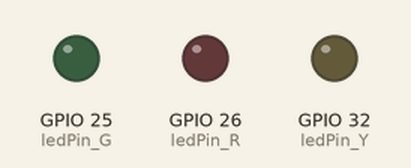
A sketch run on a simulated ESP32. On the bench: output pins drawn as LEDs (lit = HIGH).

Above: at 0.15 s.
At 9.4 s:
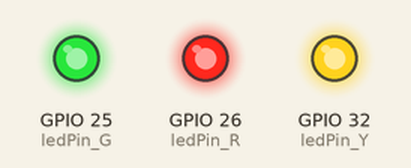
Timing chart, 0 to 10.4 s (numbered marks = the images above):
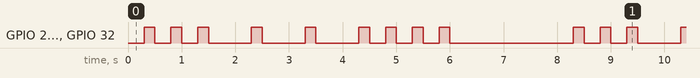

Measured:
- by itself, GPIO 25 (ledPin_G), GPIO 26 (ledPin_R), GPIO 32 (ledPin_Y): repeats every 8.0 s: 2 × (LOW 0.30 s, HIGH 0.20 s), 3 × (LOW 0.80 s, HIGH 0.20 s), 3 × (LOW 0.30 s, HIGH 0.20 s), LOW 2.3 s, HIGH 0.20 s
- by itself, everything shown: repeats every 8.0 s, in 18 steps

The sketch:

ex03.ino
```cpp
const int ledPin_R = 26;
const int ledPin_G = 25;
const int ledPin_Y = 32;
int led = LOW;
long previousMillis = 0;
const long a = 300;
const long b = 800;
const long c = 200;
const long d = 2000;
// SOS 序列：点=0，划=1，间隔=2，长停顿=3
int sosxu[19] = {0,2,0,2,0,2, 1,2,1,2,1,2, 0,2,0,2,0,2, 3};
int x = 0;         // 当前序列位置

void setup() {
  pinMode(ledPin_R, OUTPUT);
  pinMode(ledPin_G, OUTPUT);
  pinMode(ledPin_Y, OUTPUT);
  digitalWrite(ledPin_R, LOW);
  digitalWrite(ledPin_G, LOW);
  digitalWrite(ledPin_Y, LOW);
}
void loop() {
  long currentMillis = millis();
  long t;//持续时间
  switch(sosxu[x]) {
    case 0: // 短闪（亮）
      t = a;
      led = HIGH;
      break;
    case 1: // 长闪（亮）
      t = b;
      led = HIGH;
      break;
    case 2: // 字符间隔（灭）
      t = c;
      led = LOW;
      break;
    case 3: // 单词间隔（灭，长停顿）
      t = d;
      led = LOW;
      break;
  }
  if (currentMillis - previousMillis >= t) {
    previousMillis = currentMillis;
    digitalWrite(ledPin_R, led);
    digitalWrite(ledPin_G, led);
    digitalWrite(ledPin_Y, led);
    x++;
    if (x >= 19) {
      x = 0; // 回到序列开头，循环SOS
    }
  }
}
```
